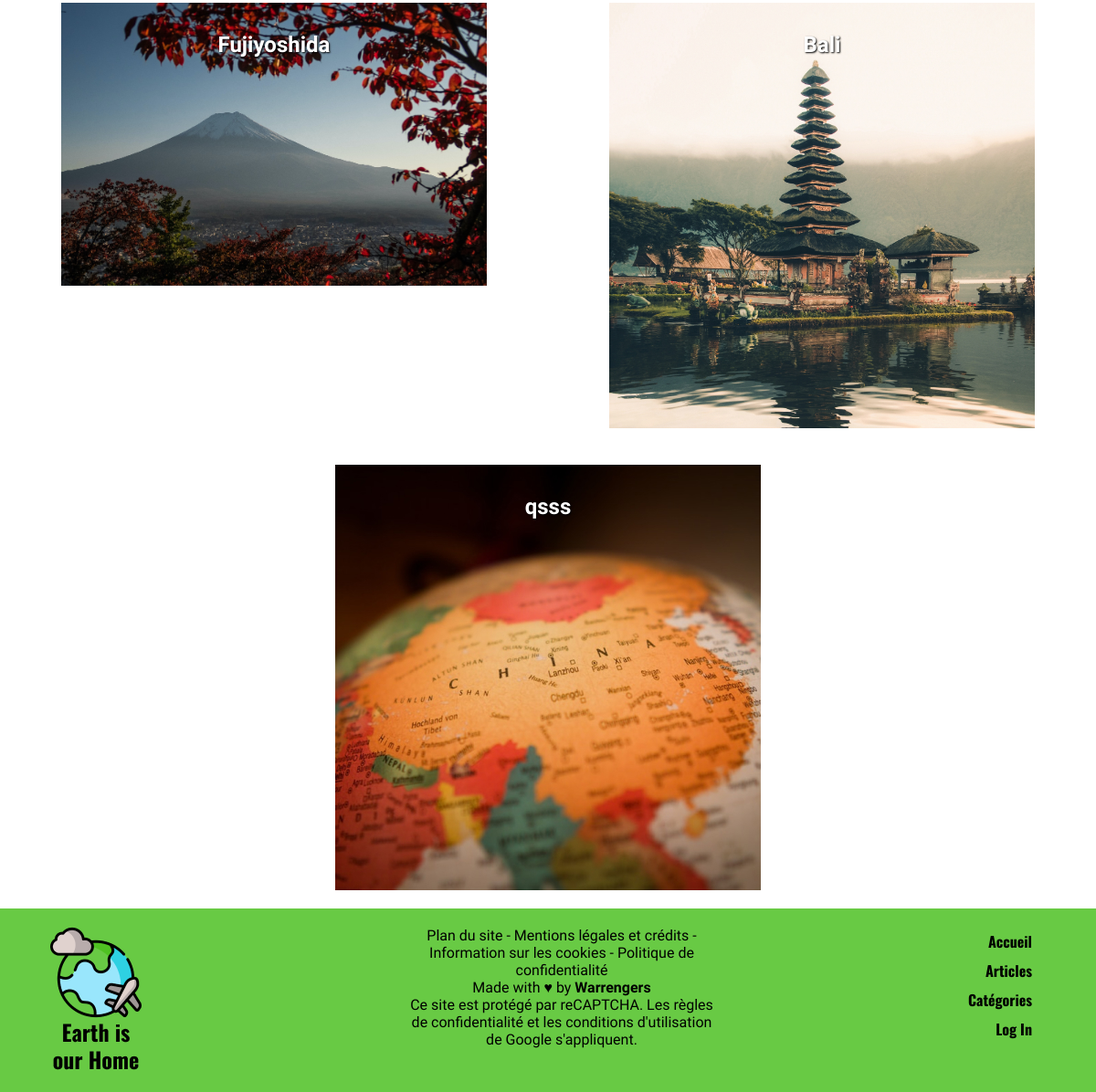
The app's page /categories_suite.php?id=4 (lower part), older data.
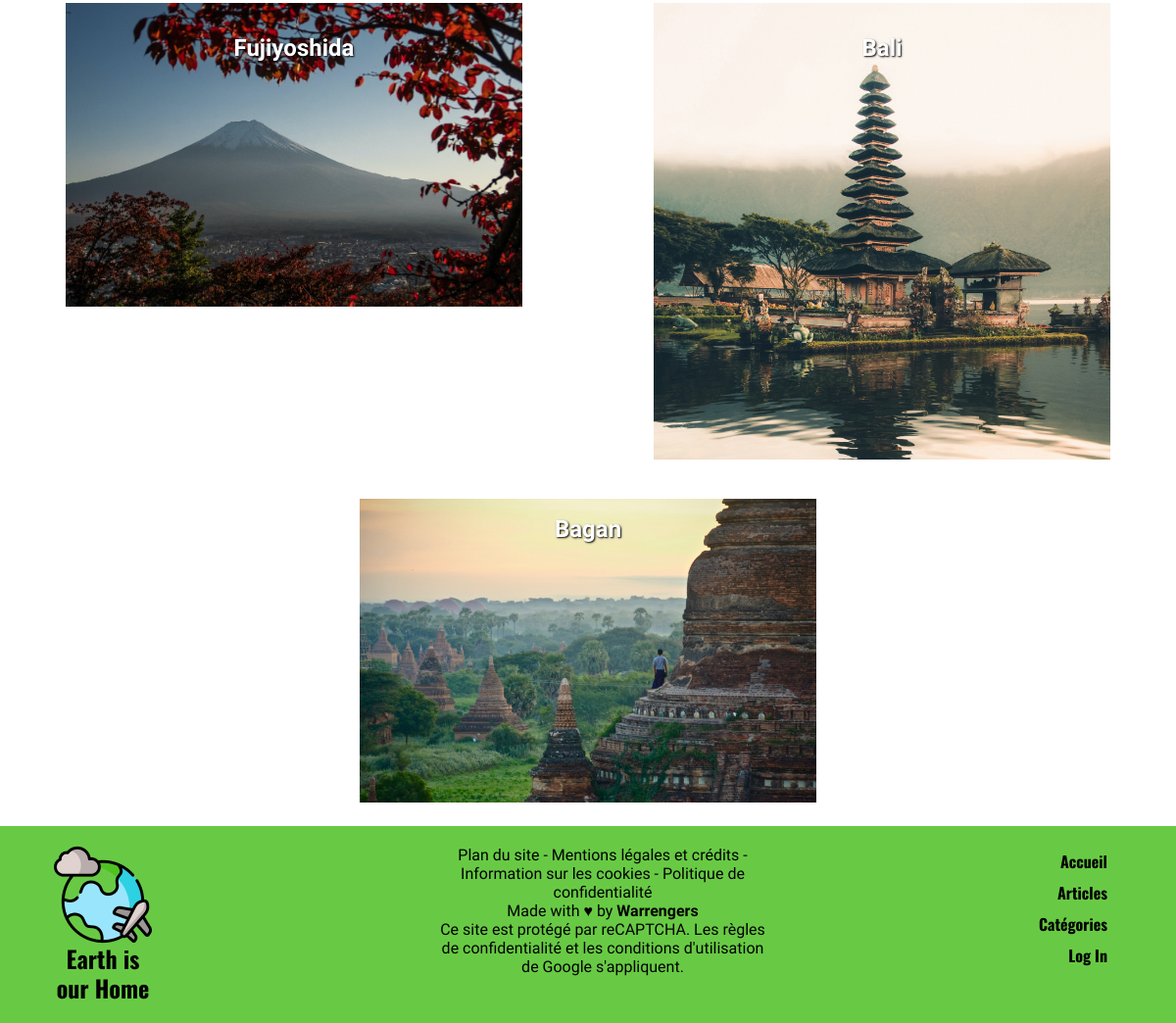
The same page, newer data.
### tables this page shows
CREATE TABLE IF NOT EXISTS `articles` (
  `id_article` int NOT NULL AUTO_INCREMENT,
  `title` varchar(255) NOT NULL,
  `content` text NOT NULL,
  `image` varchar(255) NOT NULL,
  `id_category` int NOT NULL,
  `id_user` int NOT NULL,
  PRIMARY KEY (`id_article`)
);

### categories_suite.php (the view, shortened to what this page needs)
<?php
require_once 'connect.php';
$idArticle = $_GET['id'];
$req = $db->prepare('SELECT `id_article`, `title`, `image`, `category`, `image_cat` FROM `articles` INNER JOIN  `categories` ON articles.id_category = categories.id_category WHERE articles.id_category = :id');
$req->bindParam('id', $idArticle, PDO::PARAM_INT);
$req->execute();
$articles = $req->fetchAll(PDO::FETCH_ASSOC);
?>
<div class="sectionCategories">
<?php
foreach($articles as $article){
?>
    <div class="contenant">
        <a href="./articles.php?id=<?=$article['id_article']?>"><img src='<?=$article['image']?>'></a>
        <h2 class="texte"><a href="./articles.php?id=<?=$article['id_article']?>"><?=$article['title']?></a></h2>
    </div>
<?php
}
?>
</div>
<?php
require 'views/template_categories.php';

Row changes from the older to the newer data that the page shows:
removed articles: image (picture), title "qsss"
added articles: image (picture), title "Bagan"
